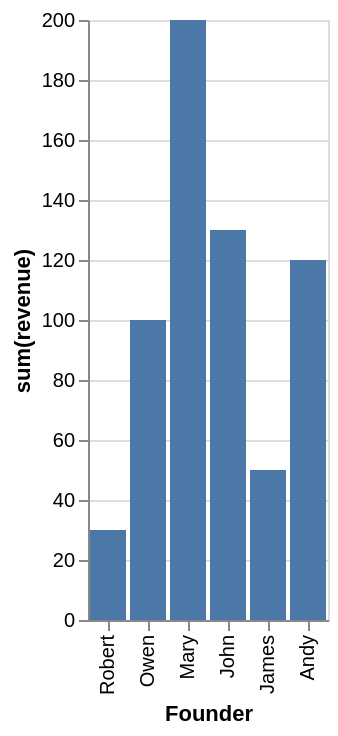

Write a Vega-Lite specification for this figure.
### Vega-Lite specification from a JSON file in a GitHub repository (floating-point values rounded to 4 significant figures)
{"data": {"values": [{"x_data": "Robert", "y_data": 30}, {"x_data": "Owen", "y_data": 100}, {"x_data": "Mary", "y_data": 200}, {"x_data": "John", "y_data": 130}, {"x_data": "James", "y_data": 50}, {"x_data": "Andy", "y_data": 120}]}, "mark": "bar", "encoding": {"x": {"field": "x_data", "type": "nominal", "title": "Founder", "sort": "descending"}, "y": {"field": "y_data", "type": "quantitative", "title": "sum(revenue)"}}}
